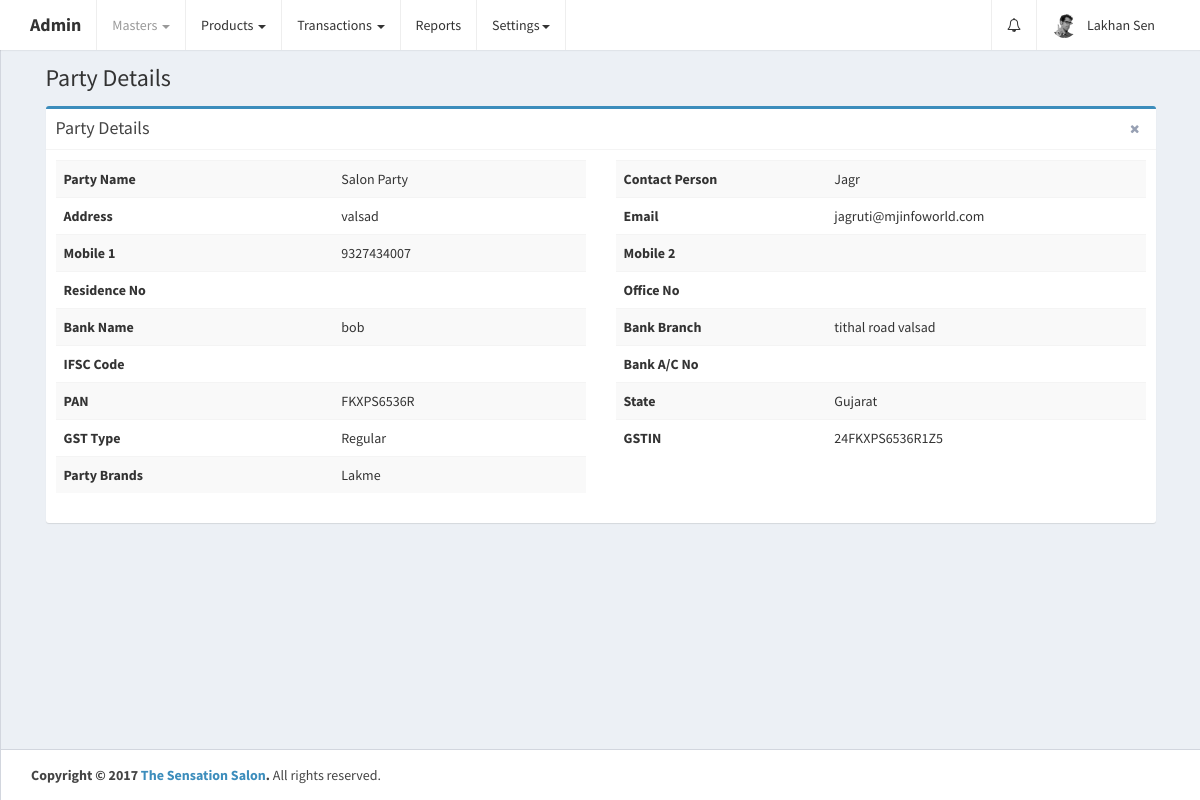
The page /home.php?controller=party&action=get&id=16 (signed in) on the database as committed earlier.
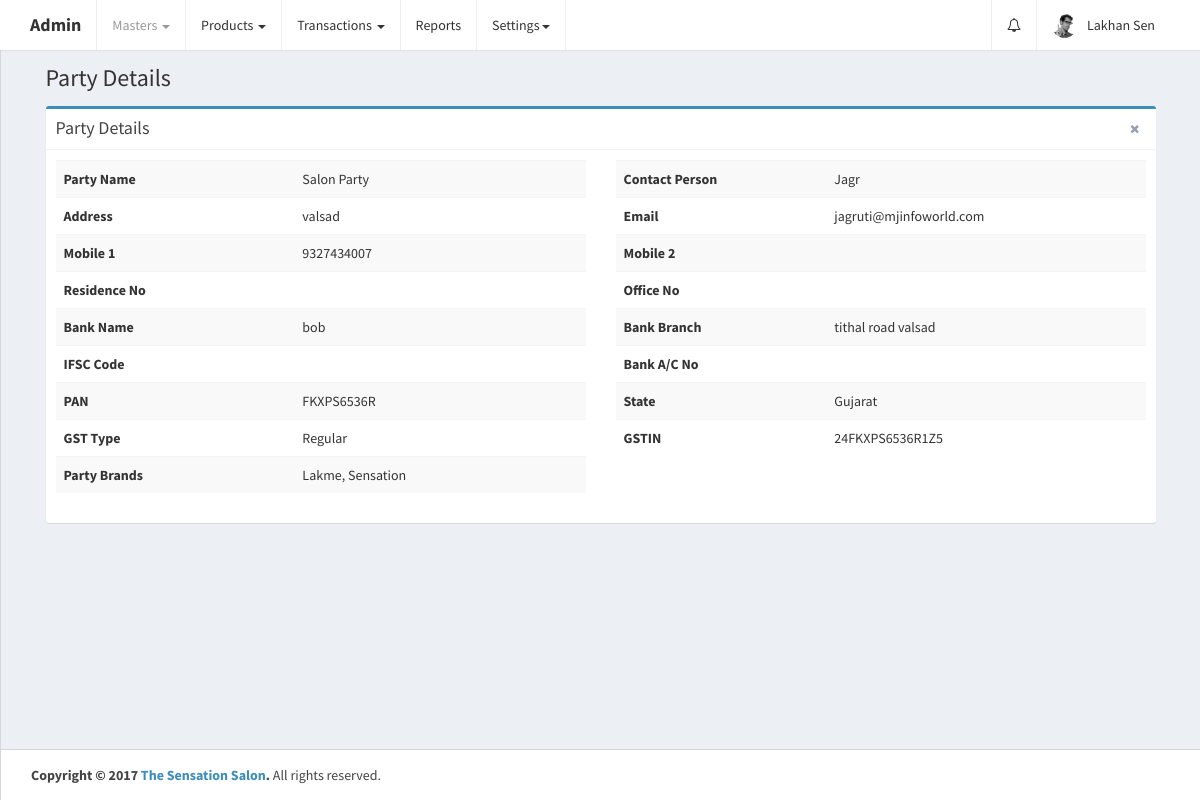
The same page on the database as committed later.
### tables this page shows
CREATE TABLE `parties` (
  `id` int(11) UNSIGNED NOT NULL,
  `name` varchar(255) NOT NULL,
  `address` text,
  `contact_person` varchar(255) DEFAULT NULL,
  `email` varchar(255) DEFAULT NULL,
  `mobile1` varchar(255) DEFAULT NULL,
  `mobile2` varchar(255) DEFAULT NULL,
  `residence_no` varchar(255) DEFAULT NULL,
  `office_no` varchar(255) DEFAULT NULL,
  `bank_name` varchar(255) DEFAULT NULL,
  `bank_branch` varchar(255) DEFAULT NULL,
  `ifsc_code` varchar(255) DEFAULT NULL,
  `bank_account_no` varchar(255) DEFAULT NULL,
  `pan` varchar(255) DEFAULT NULL,
  `gst_state_code_id` int(11) DEFAULT '0',
  `gst_type_id` int(11) DEFAULT '0',
  `gstin` varchar(255) DEFAULT NULL,
  `brand_ids` varchar(255) DEFAULT NULL,
  `is_deleted` tinyint(1) NOT NULL DEFAULT '0',
  `created_at` datetime NOT NULL DEFAULT CURRENT_TIMESTAMP ON UPDATE CURRENT_TIMESTAMP,
  `updated_at` datetime NOT NULL DEFAULT CURRENT_TIMESTAMP ON UPDATE CURRENT_TIMESTAMP
);

### controllers/PartyController.php (called while the page is built, shortened)
<?php
class PartyController {
    public $partyobj;
    public $gst_obj;
    public $brand_obj;
    public function __construct() {
        require_once 'models/Party.php';
        $this->partyobj = new Party();
        require_once 'models/Gst.php';
        $this->gst_obj = new Gst();
        $this->brand_obj = new Brand();
    }
    public function get() {
        $id = trim($_GET['id']);
        $party_res = $this->partyobj->get($id);
        if ($party_res->num_rows == 1) {
            while ($party = mysqli_fetch_assoc($party_res)) {
                $party['name'] = ucwords($party['name']);
                $party['contact_person'] = ucwords($party['contact_person']);
                if (!empty($party['gst_type_id'])) {
                    $gst_type_res = $this->gst_obj->getGstType($party['gst_type_id']);
                    if ($gst_type_res->num_rows > 0) {
                        while ($gst_type = mysqli_fetch_assoc($gst_type_res)) {
                            $party['gst_type'] = ucwords($gst_type['title']);
                        }
                    } else {
                        $party['gst_type'] = '';
                    }
                } else {
                    $party['gst_type'] = '';
                }
                if (!empty($party['gst_state_code_id'])) {
                    $gst_state_res = $this->gst_obj->getGstState($party['gst_state_code_id']);
                    if ($gst_state_res->num_rows > 0) {
                        while ($gst_state = mysqli_fetch_assoc($gst_state_res)) {
                            $party['state'] = ucwords($gst_state['state']);
                        }
                    } else {
                        $party['state'] = '';
                    }
                } else {
                    $party['state'] = '';
                }
                if (!empty($party['brand_ids'])) {
                    $brand_ids = explode(',', $party['brand_ids']);
                    $party_brands = array();
                    foreach ($brand_ids as $brand_id) {
                        $gst_brand_res = $this->brand_obj->getBrand($brand_id);
                        if ($gst_brand_res->num_rows > 0) {
                            while ($brand = mysqli_fetch_assoc($gst_brand_res)) {
                                array_push($party_brands, ucwords($brand['name']));
                            }
                        }
                    }
                    if (!empty($party_brands)) {
                        $party['brands'] = implode(', ', $party_brands);
                    } else {
                        $party['brands'] = '';
                    }
                } else {
                    $party['brands'] = '';
                }
                $parties[] = $party;
            }
        }
        require_once APP_DIR . '/views/layout.php';
    }
}
?>

### home.php (called while the page is built, shortened)
<?php
require_once 'config/database.php';
require_once 'config/routes.php';
?>

### config/Database.php (called while the page is built)
<?php
class Database {
    public function connect() {
        $conn = new mysqli('localhost', 'root', '', 'thesensationbeautycentre');
        if ($conn->connect_error) {
            die("Connection failed: " . $conn->connect_error);
        } else {
            return $conn;
        }
    }
}
?>

### models/Party.php (called while the page is built, shortened)
<?php
class Party {
    public $conn;
    public function __construct() {
        $db = new Database();
        $this->conn = $db->connect();
    }
    public function get($id) {
        $party = $this->conn->query('SELECT * FROM parties WHERE id=' . $id);
        return $party;
    }
}
?>

### models/Gst.php (called while the page is built, shortened)
<?php
class Gst {
    public $conn;
    public function __construct() {
        $db = new Database();
        $this->conn = $db->connect();
    }
    public function getGstType($id) {
        $gst_type_res = $this->conn->query('SELECT * FROM gst_types WHERE id=' . $id);
        return $gst_type_res;
    }
    public function getGstState($id) {
        $gst_states = $this->conn->query('SELECT * FROM gst_state_codes WHERE id=' . $id);
        return $gst_states;
    }
}
?>

### views/party_details.php (the view, shortened to what the changed rows need)
<div class="row">
    <div class="col-md-12">
        <div class="box box-primary">
            <?php
            if (isset($parties)) {
                foreach ($parties as $party) {
                    ?>
                    <div class="box-body">
                        <div class="row">
                            <div class="col-md-6 table-responsive">
                                <table class="table table-hover table-striped" width="50%">
                                    <tbody>
                                        <tr>
                                            <td><b>Party Name</b></td>
                                            <td><?php echo $party['name']; ?></td>
                                        </tr>
                                        <tr>
                                            <td><b>Address</b></td>
                                            <td><?php echo $party['address']; ?></td>
                                        </tr>
                                        <tr>
                                            <td><b>Mobile 1</b></td>
                                            <td><?php echo $party['mobile1']; ?></td>
                                        </tr>
                                        <tr>
                                            <td><b>Residence No</b></td>
                                            <td><?php echo $party['residence_no']; ?></td>
                                        </tr>
                                        <tr>
                                            <td><b>Bank Name</b></td>
                                            <td><?php echo $party['bank_name']; ?></td>
                                        </tr>
                                        <tr>
                                            <td><b>IFSC Code</b></td>
                                            <td><?php echo $party['ifsc_code']; ?></td>
                                        </tr>
                                        <tr>
                                            <td><b>PAN</b></td>
                                            <td><?php echo $party['pan']; ?></td>
                                        </tr>
                                        <tr>
                                            <td><b>GST Type</b></td>
                                            <td><?php echo $party['gst_type']; ?></td>
                                        </tr>
                                        <tr>
                                            <td><b>Party Brands</b></td>
                                            <td><?php echo $party['brands']; ?></td>
                                        </tr>
                                    </tbody>
                                </table>
                            </div>
                            <div class="col-md-6 table-responsive">
                                <table class="table table-hover table-striped" width="50%">
                                    <tbody>
                                        <tr>
                                            <td><b>Contact Person</b></td>
                                            <td><?php echo $party['contact_person']; ?></td>
                                        </tr>
                                        <tr>
                                            <td><b>Email</b></td>
                                            <td><?php echo $party['email']; ?></td>
                                        </tr>
                                        <tr>
                                            <td><b>Mobile 2</b></td>
                                            <td><?php echo $party['mobile2']; ?></td>
                                        </tr>
                                        <tr>
                                            <td><b>Office No</b></td>
                                            <td><?php echo $party['office_no']; ?></td>
                                        </tr>
                                        <tr>
                                            <td><b>Bank Branch</b></td>
                                            <td><?php echo $party['bank_branch']; ?></td>
                                        </tr>
                                        <tr>
                                            <td><b>Bank A/C No</b></td>
                                            <td><?php echo $party['bank_account_no']; ?></td>
                                        </tr>
                                        <tr>
                                            <td><b>State</b></td>
                                            <td><?php echo $party['state']; ?></td>
                                        </tr>
                                        <tr>
                                            <td><b>GSTIN</b></td>
                                            <td><?php echo $party['gstin']; ?></td>
                                        </tr>
                                    </tbody>
                                </table>
                            </div>
                        </div>
                    </div>
                    <?php
                }
            }
            ?>
        </div>
    </div>
</div>

Rows that differ between the two databases and show on the page:
changed parties "valsad": brands "Lakme" → "Lakme, Sensation"
